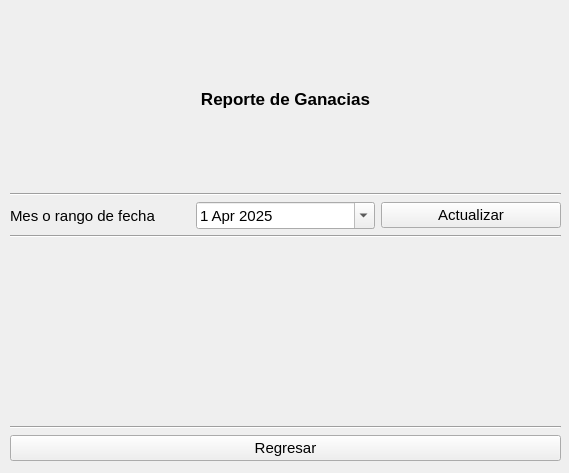
<?xml version="1.0" encoding="UTF-8"?>
<ui version="4.0">
 <class>RGanancia</class>
 <widget class="QWidget" name="RGanancia">
  <property name="geometry">
   <rect>
    <x>0</x>
    <y>0</y>
    <width>569</width>
    <height>473</height>
   </rect>
  </property>
  <property name="windowTitle">
   <string>Form</string>
  </property>
  <widget class="QWidget" name="verticalLayoutWidget">
   <property name="geometry">
    <rect>
     <x>10</x>
     <y>10</y>
     <width>551</width>
     <height>451</height>
    </rect>
   </property>
   <layout class="QVBoxLayout" name="verticalLayout">
    <item>
     <widget class="QLabel" name="lbTitulo">
      <property name="font">
       <font>
        <family>Arial</family>
        <pointsize>13</pointsize>
        <weight>75</weight>
        <bold>true</bold>
       </font>
      </property>
      <property name="text">
       <string>Reporte de Ganacias</string>
      </property>
      <property name="alignment">
       <set>Qt::AlignCenter</set>
      </property>
     </widget>
    </item>
    <item>
     <widget class="Line" name="line">
      <property name="orientation">
       <enum>Qt::Horizontal</enum>
      </property>
     </widget>
    </item>
    <item>
     <layout class="QHBoxLayout" name="horizontalLayout_2">
      <item>
       <widget class="QLabel" name="lbfecharango">
        <property name="font">
         <font>
          <pointsize>11</pointsize>
         </font>
        </property>
        <property name="text">
         <string>Mes o rango de fecha</string>
        </property>
       </widget>
      </item>
      <item>
       <widget class="QDateEdit" name="dateMes">
        <property name="font">
         <font>
          <pointsize>11</pointsize>
         </font>
        </property>
        <property name="dateTime">
         <datetime>
          <hour>0</hour>
          <minute>0</minute>
          <second>0</second>
          <year>2025</year>
          <month>4</month>
          <day>1</day>
         </datetime>
        </property>
        <property name="calendarPopup">
         <bool>true</bool>
        </property>
       </widget>
      </item>
      <item>
       <widget class="QPushButton" name="btnActualizar">
        <property name="font">
         <font>
          <pointsize>11</pointsize>
         </font>
        </property>
        <property name="text">
         <string>Actualizar</string>
        </property>
       </widget>
      </item>
     </layout>
    </item>
    <item>
     <widget class="Line" name="line_3">
      <property name="orientation">
       <enum>Qt::Horizontal</enum>
      </property>
     </widget>
    </item>
    <item>
     <layout class="QHBoxLayout" name="horizontalLayout_3">
      <item>
       <widget class="QWidget" name="widgetnoutil" native="true">
        <widget class="QWidget" name="widgetGraficoPastel" native="true">
         <property name="geometry">
          <rect>
           <x>220</x>
           <y>20</y>
           <width>120</width>
           <height>80</height>
          </rect>
         </property>
         <property name="sizePolicy">
          <sizepolicy hsizetype="Preferred" vsizetype="Expanding">
           <horstretch>0</horstretch>
           <verstretch>0</verstretch>
          </sizepolicy>
         </property>
        </widget>
        <widget class="QWidget" name="widgetGraficoBarras" native="true">
         <property name="geometry">
          <rect>
           <x>380</x>
           <y>20</y>
           <width>120</width>
           <height>80</height>
          </rect>
         </property>
         <property name="sizePolicy">
          <sizepolicy hsizetype="Expanding" vsizetype="Expanding">
           <horstretch>0</horstretch>
           <verstretch>0</verstretch>
          </sizepolicy>
         </property>
        </widget>
        <widget class="QWidget" name="widgetGraficoLinea" native="true">
         <property name="geometry">
          <rect>
           <x>40</x>
           <y>20</y>
           <width>120</width>
           <height>80</height>
          </rect>
         </property>
         <property name="sizePolicy">
          <sizepolicy hsizetype="Expanding" vsizetype="Expanding">
           <horstretch>0</horstretch>
           <verstretch>0</verstretch>
          </sizepolicy>
         </property>
        </widget>
       </widget>
      </item>
     </layout>
    </item>
    <item>
     <widget class="Line" name="line_2">
      <property name="orientation">
       <enum>Qt::Horizontal</enum>
      </property>
     </widget>
    </item>
    <item>
     <widget class="QPushButton" name="btnRegresar">
      <property name="font">
       <font>
        <pointsize>11</pointsize>
       </font>
      </property>
      <property name="text">
       <string>Regresar</string>
      </property>
     </widget>
    </item>
   </layout>
  </widget>
 </widget>
 <resources/>
 <connections/>
</ui>
